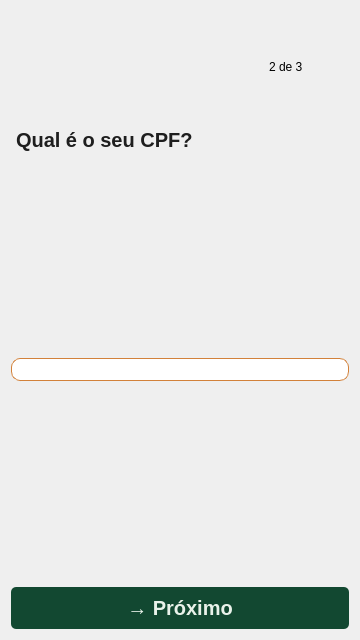
<?xml version="1.0" encoding="UTF-8"?>
<ui version="4.0">
 <class>Form</class>
 <widget class="QWidget" name="Form">
  <property name="geometry">
   <rect>
    <x>0</x>
    <y>0</y>
    <width>360</width>
    <height>640</height>
   </rect>
  </property>
  <property name="minimumSize">
   <size>
    <width>360</width>
    <height>640</height>
   </size>
  </property>
  <property name="maximumSize">
   <size>
    <width>360</width>
    <height>640</height>
   </size>
  </property>
  <property name="windowTitle">
   <string>Form</string>
  </property>
  <property name="styleSheet">
   <string notr="true">QLabel{
	font-family: &quot;Roboto Flex&quot;;
}

QPushButton{
	background-color:#124831;
	color:#E9F2EA;
	font-family:&quot;Roboto Flex&quot;;
	font-weight:600;
	font-size:20px;
	border-radius:5px;
	padding:9px;
}

QPushButton:hover{
	background-color:#003619;
}

QLineEdit{
	border: 1px solid #D2813A;
	color: #1E1E1E;
	background-color: #FFFFFF;
	border-radius: 9px;
	font-size: 16px;
	margin-bottom:200px;
}

QLabel#welcome_label{
	font-family:&quot;Roboto Flex&quot;;
	font-weight:600;
	font-size:48px;
	color:#124831;
}

QLabel#code_sent_label{
	font-family:&quot;Roboto Flex&quot;;
	font-weight:600;
	font-size:20px;
	color: #1E1E1E;
	margin-bottom:200px;
}

QLabel#code_label{
	font-family:&quot;Roboto Flex&quot;;
	font-weight:500;
	font-size:12px;
	color: #7C5A3C;
}

QLabel#phone_number_label{
	font-weight:800;
	color: #6DAD65;
}

QLabel#message_label{
	font-family:&quot;Roboto Flex&quot;;
	font-weight:600;
	font-size:12px;
	color:#124831;
	background-color:#D6E6D4;
	border-radius:9px;
}</string>
  </property>
  <layout class="QVBoxLayout" name="verticalLayout_2">
   <item>
    <layout class="QHBoxLayout" name="horizontalLayout_2">
     <item>
      <widget class="QLabel" name="progress1">
       <property name="text">
        <string/>
       </property>
       <property name="pixmap">
        <pixmap>images/mark-on.png</pixmap>
       </property>
      </widget>
     </item>
     <item>
      <widget class="QLabel" name="progress2">
       <property name="text">
        <string/>
       </property>
       <property name="pixmap">
        <pixmap>images/mark-on.png</pixmap>
       </property>
      </widget>
     </item>
     <item>
      <widget class="QLabel" name="progress3">
       <property name="text">
        <string/>
       </property>
       <property name="pixmap">
        <pixmap>images/mark-off.png</pixmap>
       </property>
      </widget>
     </item>
     <item>
      <widget class="QLabel" name="label_5">
       <property name="text">
        <string>2 de 3</string>
       </property>
      </widget>
     </item>
    </layout>
   </item>
   <item>
    <layout class="QVBoxLayout" name="verticalLayout">
     <item>
      <layout class="QHBoxLayout" name="horizontalLayout">
       <item>
        <layout class="QVBoxLayout" name="verticalLayout_5">
         <item>
          <widget class="QLabel" name="code_sent_label">
           <property name="text">
            <string>Qual é o seu CPF?</string>
           </property>
          </widget>
         </item>
        </layout>
       </item>
      </layout>
     </item>
     <item>
      <widget class="QLineEdit" name="cpf_lineedit"/>
     </item>
     <item>
      <widget class="QPushButton" name="next_button">
       <property name="text">
        <string>→ Próximo</string>
       </property>
      </widget>
     </item>
    </layout>
   </item>
  </layout>
 </widget>
 <resources/>
 <connections/>
</ui>
